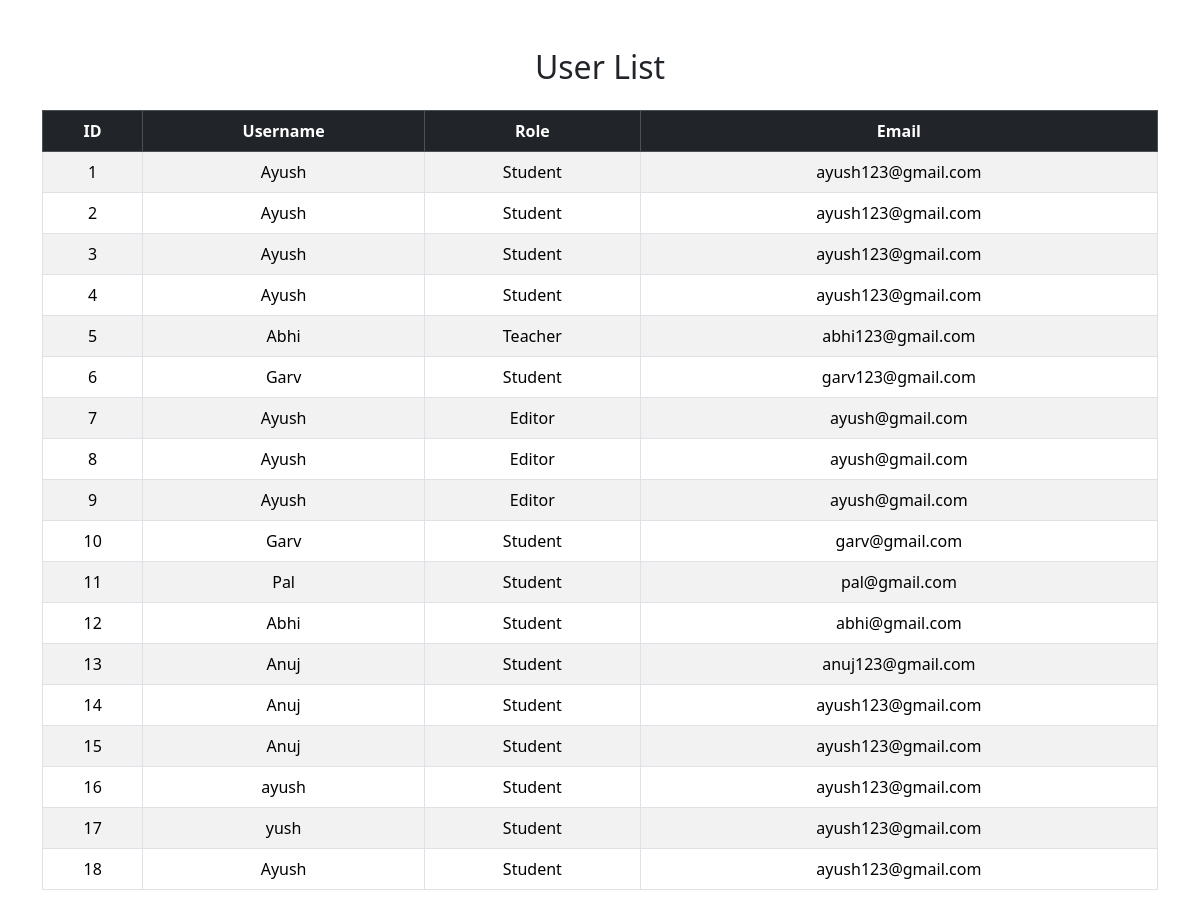
Page /show_f on the committed database.
### app.py (models this page shows, shortened)
class User(db.Model):
    id = db.Column(db.Integer, primary_key=True)
    username = db.Column(db.String(20), nullable=False)
    role = db.Column(db.String(120), nullable=False)
    email = db.Column(db.String(120), nullable=False)

### app.py (the view)
@app.route('/show_f')
def show_f():
    users = User.query.filter(User.email.like('%@gmail.com')).all()
    return render_template('index.html', users=users)

### templates/index.html (shortened to what this page needs)
<!doctype html>
<html lang="en">
<head>
  <link href="https://cdn.jsdelivr.net/npm/bootstrap@5.3.8/dist/css/bootstrap.min.css" rel="stylesheet">
</head>
<body>
<div class="container mt-5">
  <h2 class="text-center mb-4">User List</h2>
  <table class="table table-bordered table-striped text-center">
    <thead class="table-dark">
      <tr>
        <th>ID</th>
        <th>Username</th>
        <th>Role</th>
        <th>Email</th>
      </tr>
    </thead>
    <tbody>
      {% for user in users %}
      <tr>
        <td>{{ user.id }}</td>
        <td>{{ user.username }}</td>
        <td>{{ user.role }}</td>
        <td>{{ user.email }}</td>
      </tr>
      {% endfor %}
    </tbody>
  </table>
</div>
</body>
</html>

### rows in the picture
User: id "1", username "Ayush", role "Student", email "ayush123@gmail.com"
User: id "2", username "Ayush", role "Student", email "ayush123@gmail.com"
User: id "3", username "Ayush", role "Student", email "ayush123@gmail.com"
User: id "4", username "Ayush", role "Student", email "ayush123@gmail.com"
User: id "5", username "Abhi", role "Teacher", email "abhi123@gmail.com"
User: id "6", username "Garv", role "Student", email "garv123@gmail.com"
User: id "7", username "Ayush", role "Editor", email "ayush@gmail.com"
User: id "8", username "Ayush", role "Editor", email "ayush@gmail.com"
User: id "9", username "Ayush", role "Editor", email "ayush@gmail.com"
User: id "10", username "Garv", role "Student", email "garv@gmail.com"
User: id "11", username "Pal", role "Student", email "pal@gmail.com"
User: id "12", username "Abhi", role "Student", email "abhi@gmail.com"
User: id "13", username "Anuj", role "Student", email "anuj123@gmail.com"
User: id "14", username "Anuj", role "Student", email "ayush123@gmail.com"
User: id "15", username "Anuj", role "Student", email "ayush123@gmail.com"
User: id "16", username "ayush", role "Student", email "ayush123@gmail.com"
User: id "17", username "yush", role "Student", email "ayush123@gmail.com"
User: id "18", username "Ayush", role "Student", email "ayush123@gmail.com"
